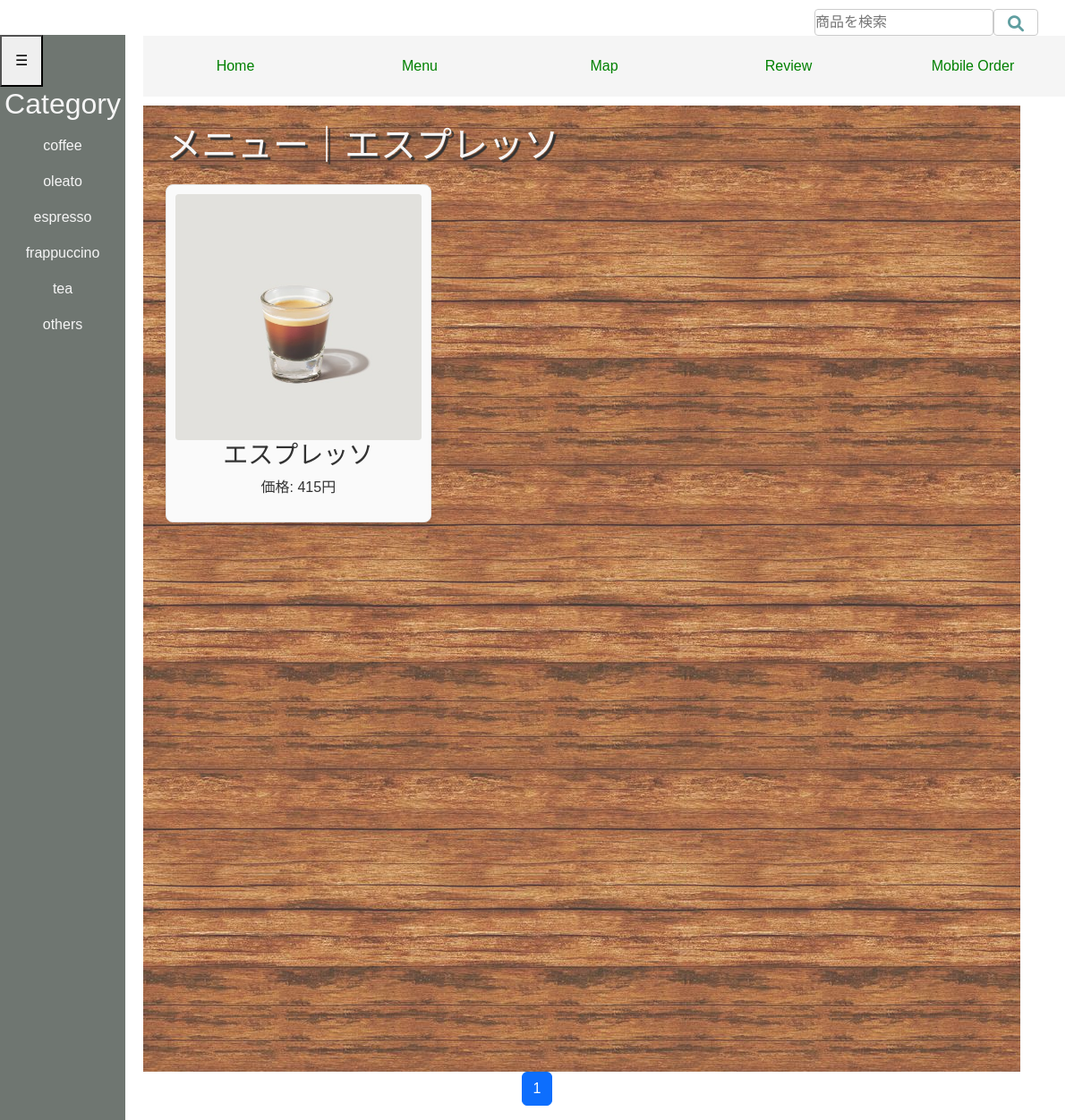
/menu/espresso, run on the app's committed database.
### cafe/models.py (models this page shows, shortened)
class CafeMenu(models.Model):
    CATEGORY=(('coffee','コーヒー'),
              ('espresso','エスプレッソ'),
              ('oleato','オリアート'),
              ('frappuccino','フラペチーノ'),
              ('tea','ティー'),
              ('others','その他'),
              )
    category = models.CharField(choices=CATEGORY, max_length=20, default='coffee')
    name=models.CharField(
                verbose_name='商品名',
                max_length=100
                )
    price=models.DecimalField(max_digits=5, decimal_places=0)
    description=models.TextField()
    image=models.ImageField(upload_to='menu_images/')

### cafe/views.py (the view)
# urls.py: path('menu/espresso',views.EspressoDetail.as_view(), name='espresso'),
class EspressoDetail(ListView):
    template_name = 'espresso_list.html'
    context_object_name = 'orderby_records'
    model = CafeMenu
    paginate_by = 6
    def get_queryset(self):
        return CafeMenu.objects.filter(category='espresso')

### cafe/templates/espresso_list.html (shortened to what this page needs)
{% load static %}
<div class="d-flex align-items-center">
  <form class="w-100 me-3" role="search" style="width:100%; margin-bottom:10px; position:fixed; display:flex; overflow: hidden;" method="get" action="{% url 'cafe:search' %}">
    <input type="search" value="{{ num }}" name="query" class="search-input" placeholder="商品を検索" aria-label="Search">
    <button type="submit" class="search-button">
      <i class="fas fa-search"></i>
    </button>
  </form>
</div>
<head>
    <link href="{% static 'css/bootstrap.min.css' %}" rel="stylesheet">
    <link rel="stylesheet" href="{% static 'css/menu.css' %}">
    <link rel="stylesheet" href="https://cdnjs.cloudflare.com/ajax/libs/font-awesome/6.0.0-beta3/css/all.min.css">
</head>
<div class="navbar">
  <a href="{% url 'cafe:base' %}">Home</a>
  <a href="{% url 'cafe:menu' %}">Menu</a>
  <a href="{% url 'cafe:map' %}">Map</a>
  <a href="{% url 'photo:index' %}">Review</a>
  <a href="{% url 'cafe:mobile' %}">Mobile Order</a>
</div>
<div class="sidebar">
  <button id="toggleBtn" class="toggle-btn">☰</button>
  <h2>Category</h2>
  <ul>
    <li><a href="{% url 'cafe:coffee' %}">coffee</a></li>
    <li><a href="{% url 'cafe:oleato' %}">oleato</a></li>
    <li><a href="{% url 'cafe:espresso' %}">espresso</a></li>
    <li><a href="{% url 'cafe:frappuccino' %}">frappuccino</a></li>
    <li><a href="{% url 'cafe:tea' %}">tea</a></li>
    <li><a href="{% url 'cafe:others' %}">others</a></li>
</ul>
</div>
<body>
  <div class="menu" style="background-image: url('{% static "img/wood.jpeg" %}'); opacity:0.8;">
    <h1 style="text-shadow: 3px 3px 1px rgba(0, 0, 0, 1);">メニュー｜エスプレッソ</h1>
    <div class="menu-grid">
    {% for record in orderby_records %}
      {% if record.category == "espresso" %}
        <div class="record">
          <img src="{{ record.image.url }}" alt="{{ record.name }}">
          <h3>{{ record.name }}</h3>
          <p>価格: {{ record.price }}円</p>
        </div>
      {% endif %}
    {% endfor %}
    </div>
  </div>
  {% include "pagination.html" %}
</body>
</html>

### static/css/menu.css (style rules this page uses)
body { font-family: 'Noto Sans JP', sans-serif; width: 100%; }
.navbar { width: 1030px; margin-left: 160px; margin-right: 76; margin-top: 40px; display: flex; position: sticky; z-index: 0; background-color: whitesmoke; overflow: hidden; }
.navbar a { flex: 1; padding: 14px 20px; text-align: center; text-decoration: none; color: green; }
.sidebar { background-color: rgb(111, 118, 113); width: 140px; height: 100%; top: 39px; position: fixed; overflow: hidden; margin-bottom: 30px; z-index: 1; }
.sidebar h2 { text-align: center; color: whitesmoke; }
.sidebar ul { list-style-type: none; padding: 0; }
.sidebar ul li { padding: 8px; text-align: center; }
.sidebar ul li a { text-decoration: none; color: whitesmoke; display: block; }
.toggle-btn { padding: 15px; cursor: pointer; position: relative; color: black; }
.menu { font-family: 'Noto Sans JP', sans-serif; margin-left: 150px; flex: 1; padding: 25px; color: whitesmoke; background-color: cadetblue; height: 1080px; top: 10px; bottom: 0; margin-left: 160px; margin-top: 10px; width: 980px; padding-top: 20px; }
img { display: block; margin: 0 auto; }
.record { font-family: 'Noto Sans JP', sans-serif; font-weight: 100; }
form { display: flex; align-items: center; justify-content: flex-start; position: fixed; top: 10px; left: 910px; width: 10px; z-index: 1000; background-color: transparent; }
.search-input { flex: 1; max-width: 250px; height: 30px; margin-right: 0px; border: none; border-bottom: 3px double cadetblue; font-size: 16px; outline: none; padding: 5px 0; }
.search-button { background-color: white; border: none; padding: 6px; cursor: pointer; display: flex; align-items: center; justify-content: center; color: red; width: 30px; }
.search-button i { font-size: 18px; color: cadetblue; }
.record { font-family: 'Noto Sans JP', sans-serif; font-weight: 100; color: black; }
.menu-grid { display: grid; grid-template-columns: repeat(3, 1fr); grid-gap: 20px; margin: 20px auto; max-width: 1200px; }
.record { text-align: center; border: 1px solid #ddd; border-radius: 8px; padding: 10px; background-color: #f9f9f9; box-shadow: 0 4px 6px rgba(0, 0, 0, 0.1); transition: transform 0.2s ease; }
.record img { max-width: 100%; height: auto; border-radius: 4px; }
.search-input { flex: 1; max-width: 200px; height: 30px; font-size: 16px; border: 1px solid #ccc; border-radius: 4px; }
.search-button { background-color: #fff; border: 1px solid #ccc; color: #000; cursor: pointer; font-size: 15px; text-align: center; writing-mode: horizontal-tb; border-radius: 4px; width: 50px; height: 30px; display: inline-block; }

### data on the page
CafeMenu: image (picture), name "エスプレッソ", price "415"

### other printed values
{{ num }} "1"
